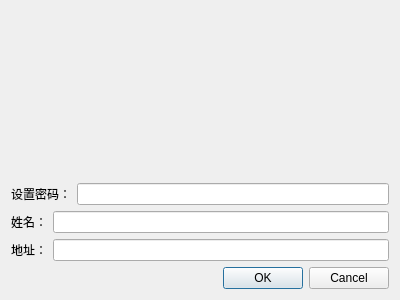
<?xml version="1.0" encoding="UTF-8"?>
<ui version="4.0">
 <class>RegisterDialog</class>
 <widget class="QDialog" name="RegisterDialog">
  <property name="geometry">
   <rect>
    <x>0</x>
    <y>0</y>
    <width>400</width>
    <height>300</height>
   </rect>
  </property>
  <property name="windowTitle">
   <string>Dialog</string>
  </property>
  <layout class="QVBoxLayout" name="verticalLayout">
   <item>
    <layout class="QHBoxLayout" name="horizontalLayout">
     <item>
      <widget class="QLabel" name="accountNumberLabel">
       <property name="text">
        <string/>
       </property>
      </widget>
     </item>
    </layout>
   </item>
   <item>
    <layout class="QHBoxLayout" name="horizontalLayout_2">
     <item>
      <widget class="QLabel" name="label_2">
       <property name="text">
        <string>设置密码：</string>
       </property>
      </widget>
     </item>
     <item>
      <widget class="QLineEdit" name="setPasswordEdit"/>
     </item>
    </layout>
   </item>
   <item>
    <layout class="QHBoxLayout" name="horizontalLayout_3">
     <item>
      <widget class="QLabel" name="label_3">
       <property name="text">
        <string>姓名：</string>
       </property>
      </widget>
     </item>
     <item>
      <widget class="QLineEdit" name="setNameEdit"/>
     </item>
    </layout>
   </item>
   <item>
    <layout class="QHBoxLayout" name="horizontalLayout_4">
     <item>
      <widget class="QLabel" name="label_4">
       <property name="text">
        <string>地址：</string>
       </property>
      </widget>
     </item>
     <item>
      <widget class="QLineEdit" name="setAddressEdit"/>
     </item>
    </layout>
   </item>
   <item>
    <widget class="QDialogButtonBox" name="buttonBox">
     <property name="orientation">
      <enum>Qt::Horizontal</enum>
     </property>
     <property name="standardButtons">
      <set>QDialogButtonBox::Cancel|QDialogButtonBox::Ok</set>
     </property>
    </widget>
   </item>
  </layout>
 </widget>
 <resources/>
 <connections>
  <connection>
   <sender>buttonBox</sender>
   <signal>accepted()</signal>
   <receiver>RegisterDialog</receiver>
   <slot>accept()</slot>
   <hints>
    <hint type="sourcelabel">
     <x>248</x>
     <y>254</y>
    </hint>
    <hint type="destinationlabel">
     <x>157</x>
     <y>274</y>
    </hint>
   </hints>
  </connection>
  <connection>
   <sender>buttonBox</sender>
   <signal>rejected()</signal>
   <receiver>RegisterDialog</receiver>
   <slot>reject()</slot>
   <hints>
    <hint type="sourcelabel">
     <x>316</x>
     <y>260</y>
    </hint>
    <hint type="destinationlabel">
     <x>286</x>
     <y>274</y>
    </hint>
   </hints>
  </connection>
 </connections>
</ui>
